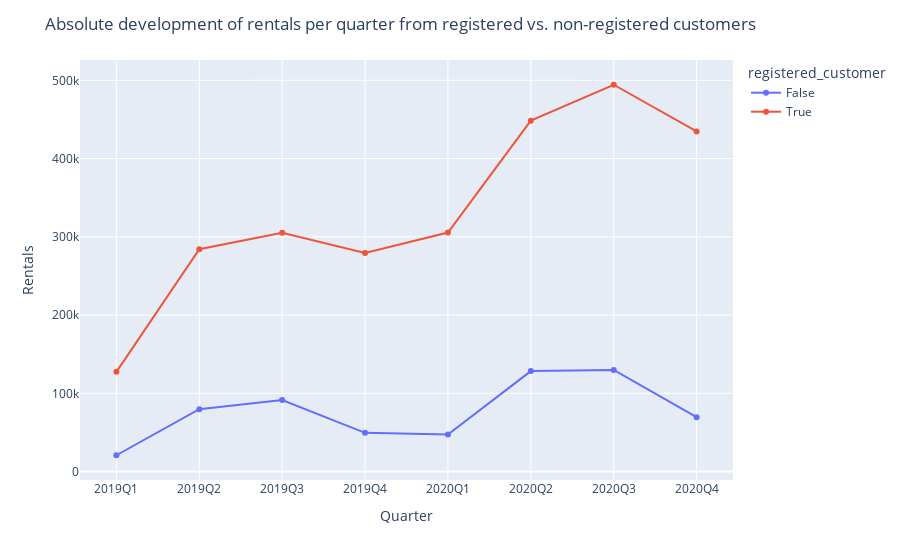

The cell this chart's notebook holds for it:
### Markdown cell above
## Absolute development of rentals per quarter and per customer group (registered vs non-registered customers)

### Code cell
# Change quarter column to period object
df['quarter'] = df['datetime'].dt.to_period('Q')

# Count rentals per quarter and per type of customer
df_quarter = df.groupby(["quarter","registered_customer"],as_index=False).count().sort_values(by="quarter")

# Cast quarter column as string
df_quarter["quarter"]=df_quarter.quarter.astype(str)

# Show rentals per quarter and per type of customer
fig_rents_per_quarter_pc = px.line(df_quarter, x="quarter", y="windspeed", color="registered_customer", markers=True)
fig_rents_per_quarter_pc.update_layout(title="Absolute development of rentals per quarter from registered vs. non-registered customers", xaxis_title="Quarter", yaxis_title="Rentals")

### Figure 1 — Plotly figure (JSON) as saved in the notebook; plotly's stock layout.template omitted (floating-point values rounded to 4 significant figures)
{"data": [{"hovertemplate": "registered_customer=False<br>quarter=%{x}<br>windspeed=%{y}<extra></extra>", "legendgroup": "False", "line": {"color": "#636efa", "dash": "solid"}, "marker": {"symbol": "circle"}, "mode": "lines+markers", "name": "False", "orientation": "v", "showlegend": true, "type": "scatter", "x": ["2019Q1", "2019Q2", "2019Q3", "2019Q4", "2020Q1", "2020Q2", "2020Q3", "2020Q4"], "xaxis": "x", "y": [20906, 79742, 91472, 49523, 47392, 128446, 129864, 69502], "yaxis": "y"}, {"hovertemplate": "registered_customer=True<br>quarter=%{x}<br>windspeed=%{y}<extra></extra>", "legendgroup": "True", "line": {"color": "#EF553B", "dash": "solid"}, "marker": {"symbol": "circle"}, "mode": "lines+markers", "name": "True", "orientation": "v", "showlegend": true, "type": "scatter", "x": ["2019Q1", "2019Q2", "2019Q3", "2019Q4", "2020Q1", "2020Q2", "2020Q3", "2020Q4"], "xaxis": "x", "y": [127442, 284220, 305270, 279305, 305504, 448461, 494326, 434646], "yaxis": "y"}], "layout": {"autosize": true, "legend": {"title": {"text": "registered_customer"}, "tracegroupgap": 0}, "margin": {"t": 60}, "title": {"text": "Absolute development of rentals per quarter from registered vs. non-registered customers"}, "xaxis": {"anchor": "y", "autorange": true, "domain": [0, 1], "range": [-0.4395, 7.439], "title": {"text": "Quarter"}, "type": "category"}, "yaxis": {"anchor": "x", "autorange": true, "domain": [0, 1], "range": [-15750.0, 531000.0], "title": {"text": "Rentals"}, "type": "linear"}}}
